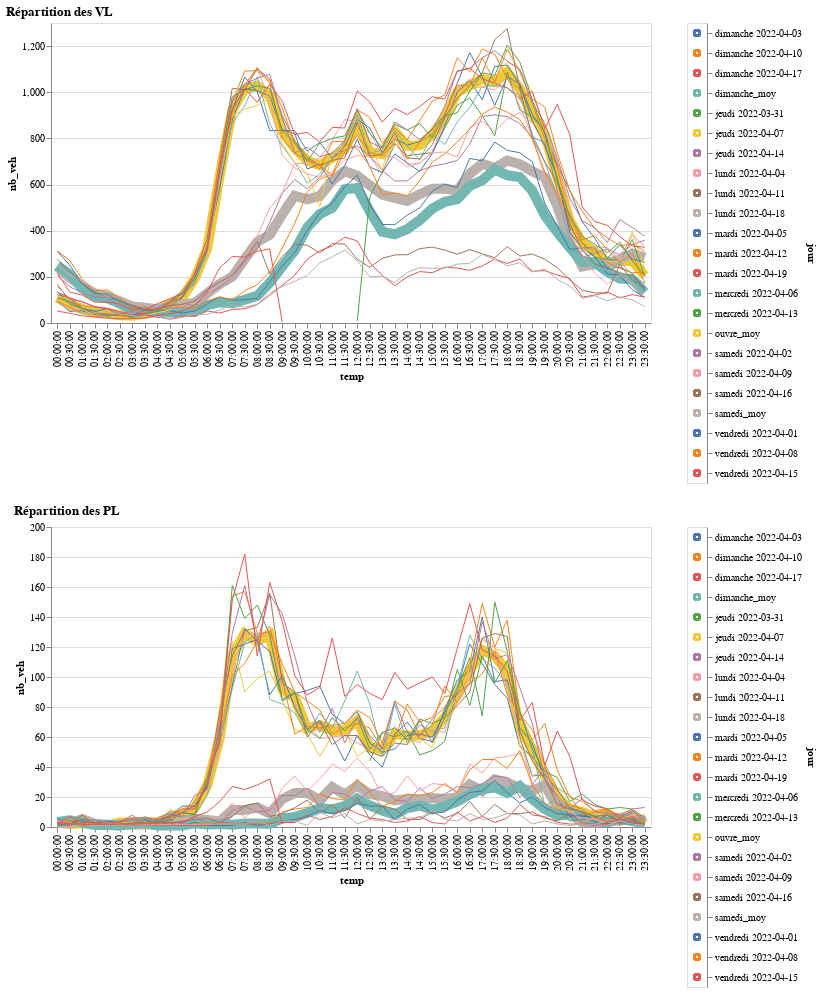

Here is the notebook cell this chart was saved with:
### Code cell
# visualisation
dfVlMoy = pd.concat([dfBm30minMoy.loc[dfBm30minMoy.classe_veh == 'vl'].rename(columns={'type_jour': 'jour'}), dfVl])
dfVlMoy['taille'] = dfVlMoy.jour.apply(lambda x: 1 if not x[-3:] == 'moy' else 10) 
dfPlMoy = pd.concat([dfBm30minMoy.loc[dfBm30minMoy.classe_veh == 'pl'].rename(columns={'type_jour': 'jour'}), dfPl])
dfPlMoy['taille'] = dfPlMoy.jour.apply(lambda x: 1 if not x[-3:] == 'moy' else 10) 
graphTraficVlMoy = alt.Chart(dfVlMoy, width=largeur).mark_line().encode( 
    x='temp:N',
    y='nb_veh:Q',
    color=color,
    size=alt.Size('taille:Q', scale=None))
legendVlMoy = alt.Chart(dfVlMoy).mark_point().encode(
    y=alt.Y('jour:N', axis=alt.Axis(orient='right')),
    color=color).add_selection(
    selection)
graphTraficPlMoy = alt.Chart(dfPlMoy, width=largeur).mark_line().encode( 
    x='temp:N',
    y='nb_veh:Q',
    color=color,
    size=alt.Size('taille:Q', scale=None))
legendPlMoy = alt.Chart(dfPlMoy).mark_point().encode(
    y=alt.Y('jour:N', axis=alt.Axis(orient='right')),
    color=color).add_selection(
    selection)
graphTraficVlVtsMoy = alt.Chart(dfVlMoy, width=largeur).mark_line().encode( 
    x='temp:N',
    y='vitesse:Q',
    color=color,
    size=alt.Size('taille:Q', scale=None))
graphTraficPlVtsMoy = alt.Chart(dfPlMoy, width=largeur).mark_line().encode( 
    x='temp:N',
    y='vitesse:Q',
    color=color,
    size=alt.Size('taille:Q', scale=None))
alt.vconcat((graphTraficVlMoy | legendVlMoy).properties(title='Répartition des VL'), (graphTraficPlMoy | legendPlMoy).properties(title='Répartition des PL'))

### Figure 1 — Vega-Lite specification as saved in the notebook (floating-point values rounded to 4 significant figures; data arrays with more than 128 entries replaced by an {"elided": "..."} marker saying what was removed)
{"config": {"view": {"continuousWidth": 400, "continuousHeight": 300}}, "vconcat": [{"hconcat": [{"mark": "line", "encoding": {"color": {"condition": {"field": "jour", "legend": null, "type": "nominal", "selection": "selector001"}, "value": "lightgray"}, "size": {"field": "taille", "scale": null, "type": "quantitative"}, "x": {"field": "temp", "type": "nominal"}, "y": {"field": "nb_veh", "type": "quantitative"}}, "width": 600}, {"mark": "point", "encoding": {"color": {"condition": {"field": "jour", "legend": null, "type": "nominal", "selection": "selector001"}, "value": "lightgray"}, "y": {"axis": {"orient": "right"}, "field": "jour", "type": "nominal"}}, "selection": {"selector001": {"type": "multi", "fields": ["jour"]}}}], "data": {"name": "data-7e5781fba511cf630d7459432075a7c2"}, "title": "Répartition des VL"}, {"hconcat": [{"mark": "line", "encoding": {"color": {"condition": {"field": "jour", "legend": null, "type": "nominal", "selection": "selector001"}, "value": "lightgray"}, "size": {"field": "taille", "scale": null, "type": "quantitative"}, "x": {"field": "temp", "type": "nominal"}, "y": {"field": "nb_veh", "type": "quantitative"}}, "width": 600}, {"mark": "point", "encoding": {"color": {"condition": {"field": "jour", "legend": null, "type": "nominal", "selection": "selector001"}, "value": "lightgray"}, "y": {"axis": {"orient": "right"}, "field": "jour", "type": "nominal"}}, "selection": {"selector001": {"type": "multi", "fields": ["jour"]}}}], "data": {"name": "data-288215e7bf21662e877521da6a94877e"}, "title": "Répartition des PL"}], "$schema": "https://vega.github.io/schema/vega-lite/v4.17.0.json", "datasets": {"data-7e5781fba511cf630d7459432075a7c2": {"elided": "1051 records"}, "data-288215e7bf21662e877521da6a94877e": {"elided": "1004 records"}}}
